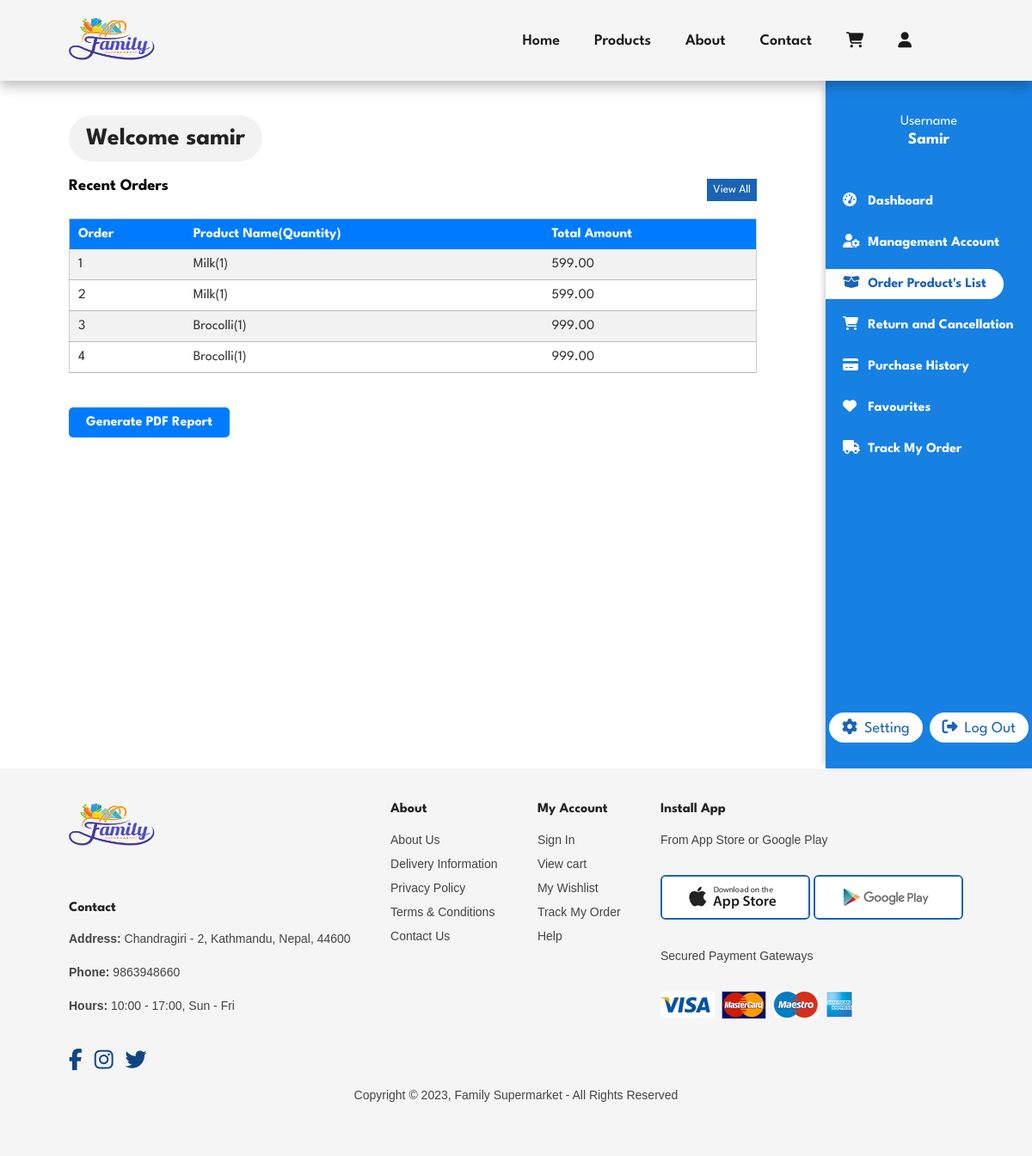
Page /allOrders.php (signed in) on the committed database.
### tables this page shows
CREATE TABLE `form` (
  `id` int(11) NOT NULL,
  `name` varchar(60) NOT NULL,
  `email` varchar(50) NOT NULL,
  `password` varchar(50) NOT NULL,
  `phone` bigint(11) NOT NULL
);

CREATE TABLE `orders` (
  `order_id` int(11) NOT NULL,
  `product_id` int(11) DEFAULT NULL,
  `customer_id` int(11) NOT NULL,
  `username` varchar(50) NOT NULL,
  `email` varchar(50) NOT NULL,
  `phone` bigint(15) NOT NULL,
  `address` varchar(100) NOT NULL,
  `payment_mode` varchar(50) NOT NULL,
  `products` varchar(500) NOT NULL,
  `paid_amount` float(10,2) NOT NULL
);

### allOrders.php (the view, shortened to what this page needs)
<?php
    include "header.php";
?>
<?php
    include 'dbconnect.php';
if(isset($_SESSION['customer_id'])) {
    $customer_id = $_SESSION['customer_id'];
    $customer_query = mysqli_query($conn, "SELECT * FROM form WHERE id = '$customer_id'");
    $customerData = mysqli_fetch_assoc($customer_query);
} else {
    echo "User ID is not set";
    header('location: login.php');
}
?>
<section id="dashboard">
    <div class="left-dash-sec section-p1">
        <h2>Welcome <?php echo $customerData['name'] ?></h2>
        <div class="recent-order">
                <div class="order-head">
                    <h3>Recent Orders</h3>
                    <button onclick="allOrders.php">View All</button>
                </div>
                <div class="container">
                    <table class="user-table">
                        <tr>
                            <th>Order</th>
                            <th>Product Name(Quantity)</th>
                            <th>Total Amount</th>
                        </tr>
                        <?php
                        $sql = "SELECT * FROM orders WHERE customer_id = '$customer_id'";
                        $result = mysqli_query($conn, $sql);
                        if (mysqli_num_rows($result) > 0) {
                            $counter = 1;
                            while ($row = mysqli_fetch_assoc($result)) {
                                $products = $row['products'];
                                $totalAmount = $row['paid_amount'];
                                echo '<tr>';
                                echo '<td>' . $counter . '</td>';
                                echo '<td>' . $products . '</td>';
                                echo '<td>' . $totalAmount . '</td>';
                                echo '</tr>';
                                $counter++;
                            }
                        } else {
                            echo '<tr><td colspan="4">No recent orders found.</td></tr>';
                        }
                        ?>
                    </table>
                    <button class='generate-pdf' onclick="window.location.href='allOrdersReport.php'">Generate PDF Report</button>
                </div>
            </div>
    </div>
    <div class="right-dash-sec-customer">
        <div class="sidebar">
            <div class='name'>
                <span>Username</span>
                <h3><?php echo $customerData['name'] ?></h3>
            </div>
            <nav>
                <ul>
                    <li><a href="customer.php"><i class="fas fa-tachometer-alt"></i> Dashboard</a></li>
                    <li><a href="#"><i class="fas fa-user-cog"></i> Management Account</a></li>
                    <li><a class="active" href="#"><i class="fas fa-box-open"></i> Order Product's List</a></li>
                    <li><a href="#"><i class="fas fa-shopping-cart"></i> Return and Cancellation</a></li>
                    <li><a href="#"><i class="fas fa-credit-card"></i> Purchase History</a></li>
                    <li><a href="#"><i class="fas fa-heart"></i> Favourites</a></li>
                    <li><a href="#"><i class="fas fa-truck"></i> Track My Order</a></li>
                </ul>
            </nav>
            <div class="setting">
                <a href="#"><i class="fa-solid fa-gear"></i>Setting</a>
                <a href="customerLogout.php" ><i class="fa-solid fa-right-from-bracket"></i>Log Out</a>
            </div>
        </div>
    </div>
</section>
<footer class="section-p1">
        <div class="col">
            <a href="index.php"><img class="logo" src="./img/logo.png" alt="logo"></a>
            <h4>Contact</h4>
            <p> <strong>Address:</strong> Chandragiri - 2, Kathmandu, Nepal, 44600 </p>
            <p> <strong>Phone:</strong> 9863948660</p>
            <p> <strong>Hours:</strong> 10:00 - 17:00, Sun - Fri</p>
            <div class="follow">
                <i class="fa-brands fa-facebook-f"></i>
                <i class="fa-brands fa-instagram"></i>
                <i class="fa-brands fa-twitter"></i>
            </div>
        </div>
        <div class="col">
            <h4>About</h4>
            <a href="about.php">About Us</a>
            <a href="#">Delivery Information</a>
            <a href="#">Privacy Policy</a>
            <a href="termsCondtions.php">Terms & Conditions</a>
            <a href="contact.php">Contact Us</a>
        </div>
        <div class="col">
            <h4>My Account</h4>
            <a href="login.php">Sign In</a>
            <a href="cart.php">View cart</a>
            <a href="#">My Wishlist</a>
            <a href="#">Track My Order</a>
            <a href="#">Help</a>
        </div>
        <div class="col install">
            <h4>Install App</h4>
            <p>From App Store or Google Play</p>
            <div class="row">
                <img src="img/pay/app.jpg" alt="apple_store">
                <img src="img/pay/play.jpg" alt="googlePlay_store">
            </div>
            <p>Secured Payment Gateways</p>
            <img src="img/pay/pay.png" alt="payment methods">
        </div>
        <div class="copyright">
            <p>Copyright © 2023, Family Supermarket - All Rights Reserved</p>
        </div>
    </footer>
<?php include "footer.php" ?>

### css/styles.css (style rules this page uses)
* { margin: 0; padding: 0; box-sizing: border-box; font-family: 'League Spartan', sans-serif; }
h2 { font-size: 46px; line-height: 54px; color: #222; }
h4 { font-size: 20px; color: #222 }
p { font-size: 16px; color: #5f5f5f; margin: 15px 0 20px 0; font-family: 'Segoe UI', Tahoma, Geneva, Verdana, sans-serif; }
.section-p1 { padding: 40px 80px; }
body { width: 100%; }
.logo { height: 50px; width: 100px; }
footer { display: flex; flex-wrap: wrap; justify-content: space-between; background-color: #F5F5F5; }
footer .col { display: flex; flex-direction: column; align-items: flex-start; margin-bottom: 20px; }
footer .logo { margin-bottom: 50px; }
footer h4 { font-size: 16px; padding-bottom: 20px; }
footer p { font-family: Arial, Helvetica, sans-serif; font-size: 14px; margin: 0 0 8px 0; color: #444444; }
footer p strong { font-family: Arial, Helvetica, sans-serif; font-size: 14px; }
footer a { font-family: Arial, Helvetica, sans-serif; font-size: 14px; text-decoration: none; color: #444444; margin-bottom: 12px; }
footer .follow { margin-top: 20px; }
footer .follow i { padding-right: 10px; cursor: pointer; font-size: 25px; color: #124485; }
footer .install .row img { border: 2px solid #1a63b5; border-radius: 6px; }
footer .install img { margin: 10px 0 30px 0; }
footer .copyright { width: 100%; text-align: center; }
.front h4, h2, p { padding-bottom: 15px; }
#cart th, td { padding: 10px; border-bottom: 1px solid #bbbbbb; color: #333; }
#dashboard { display: flex; justify-content: space-between; width: 100%; }
.left-dash-sec { width: 80%; }
.right-dash-sec-customer { position: static; width: 20%; box-shadow: -5px 0px 8px -5px rgba(0,0,0,0.3) ; }
.left-dash-sec h2 { font-size: 28px; background: #f2f2f2; display: inline-block; padding: 0 20px; border-radius: 50px; }
.sidebar { background-color: #1780e3; height: 100vh; color: #fff; padding-top: 40px; position: relative; display: flex; flex-direction: column; box-shadow: 4px 0px 4px rgba(0, 0, 0, 0.1); }
.sidebar nav { display: flex; flex-direction: column; }
.sidebar nav ul { margin-top: 40px; list-style: none; }
.sidebar nav li a { text-decoration: none; color: #fff; font-size: 16px; padding: 0 20px; line-height: 3; font-weight: 700; transition: 0.3s; }
.sidebar nav a.active, .sidebar nav a:hover { background-color: white; border-radius: 50px; color: #1a63b5; padding: 10px 20px; white-space: nowrap; border-top-left-radius: 0; border-bottom-left-radius: 0; }
.sidebar nav li a i { margin-right: 15px; max-width: 10px; }
.name { text-align: center; }
.name h3 { margin-top: 5px; text-transform: capitalize; }
.setting { display: flex; justify-content: space-around; margin-top: auto; align-items: center; margin-bottom: 30px; }
.setting a { color: #1a63b5; font-size: 18px; background-color: #ffffff; border-radius: 50px; border: none; outline: none; cursor: pointer; padding: 8px 15px; text-decoration: none; }
.setting a i { margin-right: 8px; }
.recent-order { margin-top: 20px; }
.recent-order .order-head { display: flex; justify-content: space-between; margin: 20px 0; }
.order-head button { padding: 7px; background-color: #1a63b5; color: #fff; border: none; }

### css/admin.css (style rules this page uses)
.mng-pro th, td { padding: 10px; border-bottom: 1px solid #bbbbbb; }
.user-table { width: 100%; border-collapse: collapse; background-color: #fff; border: 1px solid #ccc; }
.user-table th, .user-table td { padding: 10px; text-align: left; }
.user-table th { background-color: #007bff; color: #fff; }
.user-table tr:nth-child(even) { background-color: #f2f2f2; }
.generate-pdf { display: inline-block; padding: 10px 20px; font-size: 16px; margin-top: 40px; font-weight: bold; text-align: center; text-decoration: none; border: none; border-radius: 5px; cursor: pointer; color: #fff; background-color: #007bff; transition: background-color 0.3s ease; }

### rows in the picture
form: name "samir", name "Samir"
orders: products "Milk(1)", paid_amount "599.00"
orders: products "Milk(1)", paid_amount "599.00"
orders: products "Brocolli(1)", paid_amount "999.00"
orders: products "Brocolli(1)", paid_amount "999.00"
